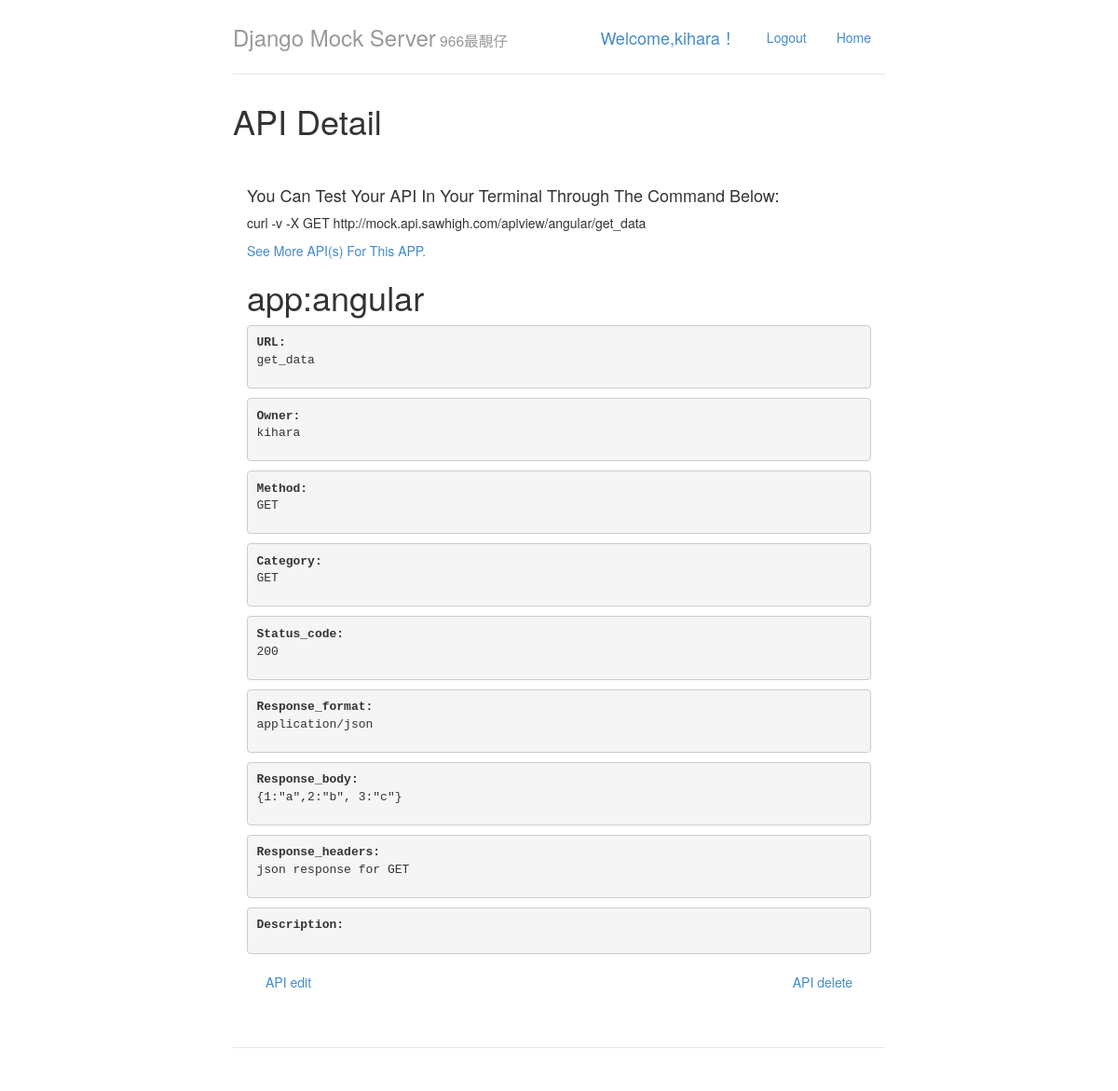
/api/1/ (signed in), run on the app's committed database.
### apitest/models.py (models this page shows, shortened)
class MyApi(models.Model):
    name = models.CharField(max_length=100)
    app_name = models.ForeignKey(MyApp)
    url_path = models.CharField(max_length=100)
    methods = (
              ('GET', 'GET'),
              ('HEAD', "HEAD"),
              ('POST', 'POST'),
              ('DELETE', 'DELETE'),
              ('PATCH', "PATCH"),
              ('PUT', 'PUT'),
              ('OPTIONS', 'OPTIONS'),
               )
    method = models.CharField(max_length=20, choices=methods, default='GET', blank=True, null=True)
    category = models.CharField(max_length=50, null=True, blank=True)
    status_code = models.CharField(default='200', max_length=5)
    formats = (
              ('application/xml', 'xml'),
              ('md', 'md'),
              ('application/json', 'json'),
              ('text/html', 'html'),
              ('application/atom+xml', 'atom'),
              ('txt', 'txt'),
              ('text/csv', 'csv'),
              ('application/rss+xml', 'rss'),
              )
    response_format = models.CharField(max_length=20, choices=formats, default='application/json', blank=True, null=True)
    response_body = models.TextField()
    response_headers = models.TextField(null=True, blank=True)
    description = models.TextField(null=True, blank=True)
    owner = models.ForeignKey(User)

class MyApp(models.Model):
    name = models.CharField(max_length=50, unique=True)
    owner = models.ForeignKey(User)
    def __unicode__(self):
        return self.name

### apitest/views.py (the view)
# urls.py: url(r'^api/(?P<api_id>\d+)/$', detail, name='detail'),
def detail(request, api_id):
    item = get_object_or_404(MyApi, pk=api_id)
    protocol = "https://" if request.is_secure() else "http://"
    url_prefix = protocol + ALLOWED_HOSTS[0]
    context = {"item": item, "url_prefix":url_prefix}
    return render(request, 'apitest/detail.html', context)

### templates/apitest/detail.html
{% extends "base.html" %}
{% block title %}API Detail{% endblock %}
{% block content %}
<h4>You Can Test Your API In Your Terminal Through The Command Below:</h4>
<p>curl -v -X {{ item.method }} {{url_prefix}}/apiview/{{ item.app_name }}/{{ item.url_path }}</p>
<p><a href="/app/{{ item.app_name.id }}/">See More API(s) For This APP.</a></p>
<h1>app:{{ item.app_name }}</h1>
<pre><p><b>URL:</b>
{{ item.url_path }}</p></pre>
<pre><p><b>Owner: </b>
{{ item.owner }}</p></pre>
<pre><p><b>Method:</b>
{{ item.method }}</p></pre>
<pre><p><b>Category: </b>
{{ item.category }}</p></pre>
<pre><p><b>Status_code:</b>
{{ item.status_code }}</p></pre>
<pre><p><b>Response_format: </b>
{{ item.response_format }}</p></pre>
<pre><p><b>Response_body: </b>
{{ item.response_body }}</p></pre>
<pre><p><b>Response_headers:</b>
{{ item.response_headers }}</p></pre>
<pre><p><b>Description:</b>
{{ item.description }}</p></pre>
<div style="margin: 20px">
<span>
<a href="/api/{{ item.id }}/update">API edit</a></span>
<span style="float: right"><a href="/api/{{ item.id }}/delete">API delete</a></span>
</div>
{% endblock %}

### templates/base.html (shortened to what this page needs)
<!DOCTYPE html>
<html class="no-js">
    <head>
        <link rel="stylesheet" href="{{STATIC_URL}}styles/dfc57042.vendor.css">
        <link rel="stylesheet" href="{{STATIC_URL}}styles/a5896f90.main.css">
    <body >
        <div class="container" >
            <div class="header">
                <ul class="nav nav-pills pull-right">
                	{% if user.is_authenticated %}
					<li>
						<a href="#" class="navbar-brand">Welcome,{{ user.username }}！</a>
					</li>
					<li>
						<a href="{% url 'logout' %}">Logout</a>
					</li>
		          	{% else %}
					<li>
						<a href="{% url 'login' %}" class="navbar-brand">登錄</a>
					{% endif %}
                    <li><a href="{% url 'applist' %}">Home</a></li>
                </ul>
                <h3 class="text-muted">Django Mock Server<small> 966最靚仔</small></h3>
            </div>
            <div>
                <h1>{% block title %}{% endblock %}</h1>
            </div>
            <div class="row marketing">
                <div class="col-xs-12">
                    {% block content %}{% endblock %}
                </div>
            </div>
            <div class="footer">
            </div>
        </div>

### static/styles/a5896f90.main.css (style rules this page uses)
body { padding-top:20px;padding-bottom:20px }
.footer,.header,.marketing { padding-left:15px;padding-right:15px }
.header { border-bottom:1px solid #e5e5e5 }
.header h3 { margin-top:0;margin-bottom:0;line-height:40px;padding-bottom:19px }
.footer { padding-top:19px;color:#777;border-top:1px solid #e5e5e5 }
.marketing { margin:40px 0 }
@media screen and (min-width:768px) { .container { max-width:730px } }
@media screen and (min-width:768px) { .footer,.header,.marketing { padding-left:0;padding-right:0 } }
@media screen and (min-width:768px) { .header { margin-bottom:30px } }

### data on the page
MyApi: method "GET", app_name "angular", url_path "get_data", owner "kihara", category "GET", status_code "200", response_format "application/json", response_body "{1:\"a\",2:\"b\", 3:\"c\"}", response_headers "json response for GET"

### other printed values
{{ user.username }} "kihara"
{{ url_prefix }} "http://mock.api.sawhigh.com"
